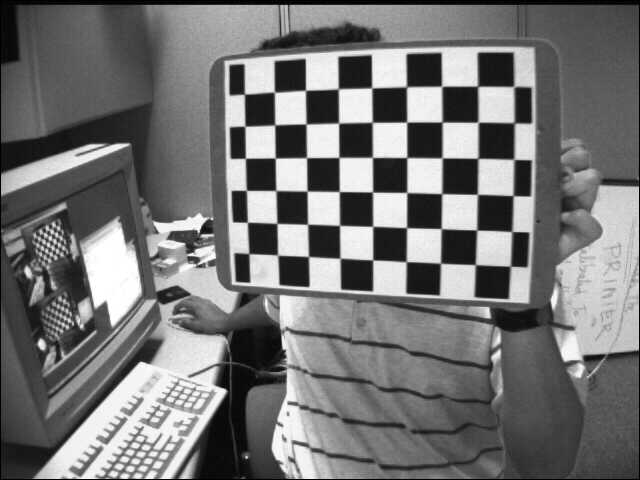
#> input picture Task1/Chestboard_data/left01.jpg, 640 x 480 px; the run also reads 1 picture not shown here
$ jupyter execute --allow-errors 01_calibration.ipynb
#> lines starting #> are read from the running program, lines starting #| are printed output that depends on the picture; after the words box and inside, x2 and y2 are one past the last pixel; in counts of white or black regions, pixels touching at a corner belong together
### src/task1/calibration.py
"""Task 1.1 - Image formation and camera calibration.

Pinhole camera model (see notebook 01):

    s * [u, v, 1]^T = K [R | t] [X, Y, Z, 1]^T

    K = [[fx,  0, cx],
         [ 0, fy, cy],
         [ 0,  0,  1]]

All functions take / return numpy arrays (BGR uint8 images) and plain
python types / dicts, so they can be reused by the Gradio app (Task 3).
No plotting and no printing happens in this module.
"""

from __future__ import annotations

import json
from pathlib import Path
from typing import Dict, List, Optional, Tuple

import cv2
import numpy as np

# Stop criteria used for the sub-pixel refinement of the corners.
_SUBPIX_CRITERIA = (cv2.TERM_CRITERIA_EPS + cv2.TERM_CRITERIA_MAX_ITER, 30, 0.001)


# ----------------------------------------------------------------------
# 1. Finding the chessboard corners
# ----------------------------------------------------------------------
def make_object_points(pattern_size: Tuple[int, int], square_size: float = 1.0) -> np.ndarray:
    """Build the 3D coordinates of the chessboard corners in the board frame.

    The board lies in the plane Z = 0, the first corner is the origin.

    Args:
        pattern_size: (columns, rows) of INNER corners, e.g. (9, 6).
        square_size: side of one square (any unit; translation vectors
            returned by the calibration will be in the same unit).

    Returns:
        Array of shape (cols*rows, 3), float32.
    """
    cols, rows = pattern_size
    points = np.zeros((rows * cols, 3), np.float32)
    # mgrid gives all (x, y) integer grid positions; we fill X and Y only.
    points[:, :2] = np.mgrid[0:cols, 0:rows].T.reshape(-1, 2)
    return points * square_size


def find_chessboard_corners(
    img: np.ndarray, pattern_size: Tuple[int, int] = (9, 6)
) -> Tuple[bool, Optional[np.ndarray]]:
    """Detect the inner chessboard corners and refine them to sub-pixel accuracy.

    Args:
        img: BGR (or grayscale) uint8 image.
        pattern_size: (columns, rows) of inner corners.

    Returns:
        (found, corners). corners has shape (N, 1, 2) float32, or None if
        the pattern was not found.
    """
    gray = cv2.cvtColor(img, cv2.COLOR_BGR2GRAY) if img.ndim == 3 else img
    found, corners = cv2.findChessboardCorners(gray, pattern_size)
    if not found:
        return False, None
    # cornerSubPix moves each corner to the exact saddle point of the intensity.
    corners = cv2.cornerSubPix(gray, corners, (11, 11), (-1, -1), _SUBPIX_CRITERIA)
    return True, corners


def draw_corners(img: np.ndarray, pattern_size: Tuple[int, int], corners: np.ndarray) -> np.ndarray:
    """Return a copy of `img` with the detected corners drawn (rainbow lines)."""
    vis = img.copy()
    cv2.drawChessboardCorners(vis, pattern_size, corners, True)
    return vis


# ----------------------------------------------------------------------
# 2. Calibration
# ----------------------------------------------------------------------
def calibrate_camera(
    object_points: List[np.ndarray],
    image_points: List[np.ndarray],
    image_size: Tuple[int, int],
) -> Dict:
    """Run cv2.calibrateCamera and compute per-image reprojection errors.

    Args:
        object_points: list of (N, 3) float32 arrays (one per image).
        image_points: list of (N, 1, 2) float32 arrays (one per image).
        image_size: (width, height) of the images.

    Returns:
        dict with keys: K (3x3), dist (1D array k1,k2,p1,p2,k3), rvecs,
        tvecs, rms (OpenCV overall RMS), per_image_errors (list of float,
        mean pixel distance per image), mean_error (float).
    """
    rms, K, dist, rvecs, tvecs = cv2.calibrateCamera(
        object_points, image_points, image_size, None, None
    )
    errors = reprojection_errors(object_points, image_points, K, dist, rvecs, tvecs)
    return {
        "K": K,
        "dist": dist.ravel(),
        "rvecs": rvecs,
        "tvecs": tvecs,
        "rms": float(rms),
        "per_image_errors": errors,
        "mean_error": float(np.mean(errors)),
    }


def reprojection_errors(object_points, image_points, K, dist, rvecs, tvecs) -> List[float]:
    """Mean Euclidean pixel error between detected and re-projected corners, per image."""
    errors = []
    for obj, img_pts, rvec, tvec in zip(object_points, image_points, rvecs, tvecs):
        projected, _ = cv2.projectPoints(obj, rvec, tvec, K, dist)
        # Distance between each detected corner and where the model says it should be.
        dist_px = np.linalg.norm(img_pts.reshape(-1, 2) - projected.reshape(-1, 2), axis=1)
        errors.append(float(dist_px.mean()))
    return errors


def calibrate_from_folder(
    folder: str | Path,
    pattern_size: Tuple[int, int] = (9, 6),
    square_size: float = 1.0,
    pattern: str = "left*.jpg",
) -> Dict:
    """Load all images matching `pattern` in `folder` and calibrate the camera.

    Images where the chessboard is not found are skipped (and listed).

    Returns:
        dict from `calibrate_camera` plus: image_size, used_files,
        skipped_files, object_points, image_points, pattern_size, square_size.
    """
    files = sorted(Path(folder).glob(pattern))
    obj_template = make_object_points(pattern_size, square_size)
    obj_pts, img_pts, used, skipped = [], [], [], []
    image_size = None

    for f in files:
        img = cv2.imread(str(f))
        if img is None:
            skipped.append(f.name)
            continue
        image_size = (img.shape[1], img.shape[0])  # (width, height)
        found, corners = find_chessboard_corners(img, pattern_size)
        if found:
            obj_pts.append(obj_template)
            img_pts.append(corners)
            used.append(f.name)
        else:
            skipped.append(f.name)

    if len(used) < 3:
        raise ValueError(f"Need at least 3 usable images, found {len(used)} in {folder}")

    result = calibrate_camera(obj_pts, img_pts, image_size)
    result.update(
        image_size=image_size,
        used_files=used,
        skipped_files=skipped,
        object_points=obj_pts,
        image_points=img_pts,
        pattern_size=pattern_size,
        square_size=square_size,
    )
    return result


# ----------------------------------------------------------------------
# 3. Pinhole model written by hand
# ----------------------------------------------------------------------
def project_points_pinhole(
    X: np.ndarray, K: np.ndarray, R: np.ndarray, t: np.ndarray
) -> np.ndarray:
    """Project 3D world points to pixels with the pinhole model x = K [R|t] X.

    No lens distortion is modelled here (compare with cv2.projectPoints
    using dist = 0 to verify).

    Args:
        X: (N, 3) world points.
        K: (3, 3) intrinsic matrix.
        R: (3, 3) rotation matrix (world -> camera).
        t: (3,) or (3, 1) translation vector.

    Returns:
        (N, 2) pixel coordinates.
    """
    X = np.asarray(X, dtype=np.float64).reshape(-1, 3)
    t = np.asarray(t, dtype=np.float64).reshape(3, 1)
    X_cam = R @ X.T + t              # world -> camera coordinates, shape (3, N)
    x_hom = K @ X_cam                # camera -> homogeneous pixel coords (s*u, s*v, s)
    return (x_hom[:2] / x_hom[2]).T  # perspective divide by the depth s


def check_pinhole_against_opencv(
    object_points: np.ndarray, K: np.ndarray, rvec: np.ndarray, tvec: np.ndarray
) -> float:
    """Max pixel difference between our manual projection and cv2.projectPoints (no distortion)."""
    R, _ = cv2.Rodrigues(rvec)  # rotation vector -> 3x3 matrix
    manual = project_points_pinhole(object_points, K, R, tvec)
    reference, _ = cv2.projectPoints(object_points, rvec, tvec, K, np.zeros(5))
    return float(np.abs(manual - reference.reshape(-1, 2)).max())


# ----------------------------------------------------------------------
# 4. Undistortion
# ----------------------------------------------------------------------
def undistort_image(
    img: np.ndarray, K: np.ndarray, dist: np.ndarray, alpha: float = 0.0
) -> np.ndarray:
    """Remove lens distortion from an image.

    Args:
        img: BGR uint8 image.
        K: 3x3 intrinsic matrix.
        dist: distortion coefficients (k1, k2, p1, p2, k3).
        alpha: 0 = crop to valid pixels only (no black borders),
               1 = keep all source pixels (black borders appear).

    Returns:
        Undistorted image, same size as the input.
    """
    h, w = img.shape[:2]
    new_K, _roi = cv2.getOptimalNewCameraMatrix(K, dist, (w, h), alpha, (w, h))
    return cv2.undistort(img, K, dist, None, new_K)


def undistort_points(
    points: np.ndarray, K: np.ndarray, dist: np.ndarray, image_size: Tuple[int, int], alpha: float = 0.0
) -> np.ndarray:
    """Move pixel coordinates to where they land in `undistort_image(..., alpha)`.

    Args:
        points: (N, 2) pixel coordinates in the distorted image.
        image_size: (width, height).

    Returns:
        (N, 2) pixel coordinates in the undistorted image.
    """
    new_K, _roi = cv2.getOptimalNewCameraMatrix(K, dist, image_size, alpha, image_size)
    pts = np.asarray(points, dtype=np.float64).reshape(-1, 1, 2)
    # P=new_K re-projects the normalised undistorted points back to pixels.
    return cv2.undistortPoints(pts, K, dist, P=new_K).reshape(-1, 2)


def line_deviation(points: np.ndarray) -> float:
    """Max perpendicular distance (pixels) of points from the line through the first and last point.

    A row of chessboard corners is a straight line in the real world, so after a
    correct undistortion this number should become smaller.
    """
    pts = np.asarray(points, dtype=np.float64).reshape(-1, 2)
    p0, p1 = pts[0], pts[-1]
    direction = (p1 - p0) / np.linalg.norm(p1 - p0)
    normal = np.array([-direction[1], direction[0]])  # unit vector perpendicular to the line
    return float(np.abs((pts - p0) @ normal).max())


# ----------------------------------------------------------------------
# 5. Save / load (human readable JSON)
# ----------------------------------------------------------------------
def save_calibration(
    path: str | Path,
    K: np.ndarray,
    dist: np.ndarray,
    image_size: Tuple[int, int],
    rms: float,
    extra: Optional[Dict] = None,
) -> None:
    """Save calibration results to a readable JSON file."""
    K = np.asarray(K, dtype=float)
    data = {
        "image_size_wh": [int(image_size[0]), int(image_size[1])],
        "camera_matrix": K.tolist(),
        "fx": K[0, 0], "fy": K[1, 1], "cx": K[0, 2], "cy": K[1, 2],
        "distortion_coefficients": dict(
            zip(["k1", "k2", "p1", "p2", "k3"], np.asarray(dist, float).ravel().tolist())
        ),
        "rms_reprojection_error_px": float(rms),
    }
    if extra:
        data.update(extra)
    Path(path).parent.mkdir(parents=True, exist_ok=True)
    Path(path).write_text(json.dumps(data, indent=2), encoding="utf-8")


def load_calibration(path: str | Path) -> Dict:
    """Load a JSON written by `save_calibration`.

    Returns:
        dict with K (3x3 array), dist (1D array), image_size (w, h), rms, raw (full dict).
    """
    data = json.loads(Path(path).read_text(encoding="utf-8"))
    return {
        "K": np.array(data["camera_matrix"], dtype=np.float64),
        "dist": np.array(list(data["distortion_coefficients"].values()), dtype=np.float64),
        "image_size": tuple(data["image_size_wh"]),
        "rms": data["rms_reprojection_error_px"],
        "raw": data,
    }

### Task1/01_calibration.ipynb
# Task 1.1 - Image Formation and Camera Calibration

**Module:** FCVG101 Introduction to Computer Vision

## Objective
* Understand how a 3D point becomes a 2D pixel (pinhole camera model).
* Estimate the **intrinsic parameters** `K` and the **lens distortion** of a camera from photos of a chessboard (`cv2.calibrateCamera`).
* Measure the quality of the calibration (reprojection error) and **undistort** images.

Data: the OpenCV sample images `left01..left14.jpg` (a 9 x 6 inner-corner chessboard, 640 x 480 pixels). There is no `left10` in the original set.

## Theory (short)

**Pinhole model.** A world point `X = (X, Y, Z)` is first moved into the camera frame with the *extrinsics* (rotation `R`, translation `t`), then projected onto the image with the *intrinsics* `K`:

$$ s \begin{bmatrix} u \\ v \\ 1 \end{bmatrix} = K \, [R \mid t] \begin{bmatrix} X \\ Y \\ Z \\ 1 \end{bmatrix}, \qquad
K = \begin{bmatrix} f_x & 0 & c_x \\ 0 & f_y & c_y \\ 0 & 0 & 1 \end{bmatrix} $$

* `fx, fy` - focal length in **pixels** (focal length divided by pixel size). Nearly equal when pixels are square.
* `cx, cy` - principal point (where the optical axis hits the image), normally close to the image centre (320, 240 here).
* `s` - the depth `Z` in the camera frame; dividing by it is the *perspective divide*.

**Lens distortion.** Real lenses bend straight lines. OpenCV models it with
radial terms `k1, k2, k3` (barrel / pincushion: `x_d = x (1 + k1 r^2 + k2 r^4 + k3 r^6)`) and tangential terms `p1, p2` (lens not perfectly parallel to the sensor).

**Calibration idea (Zhang's method).** The chessboard corners have known 3D positions (a flat grid, Z = 0). Their detected 2D positions in several views give many equations; `cv2.calibrateCamera` solves for `K`, the distortion and the pose of the board in each view by minimising the **reprojection error** (distance in pixels between detected and re-projected corners).

[cell 1]
# --- Setup: find the project root (the folder that contains "src") and import our modules ---
import sys
from pathlib import Path

ROOT = Path.cwd().resolve()
while not (ROOT / "src").is_dir() and ROOT != ROOT.parent:
    ROOT = ROOT.parent          # walk up until we find the folder that has "src"
sys.path.insert(0, str(ROOT))

import cv2
import numpy as np
import pandas as pd
import matplotlib.pyplot as plt

from src.task1.results import update_results

TASK1 = ROOT / "Task1"
OUT = TASK1 / "outputs"
OUT.mkdir(exist_ok=True)
RESULTS_JSON = OUT / "task1_results.json"   # all key numbers are collected here

def show(ax, img, title="", cmap=None):
    """Show an OpenCV image (BGR or gray) on a matplotlib axis."""
    if img.ndim == 3:
        img = cv2.cvtColor(img, cv2.COLOR_BGR2RGB)   # matplotlib expects RGB
        ax.imshow(img)
    else:
        ax.imshow(img, cmap=cmap or "gray", vmin=0 if img.dtype == np.uint8 else None,
                  vmax=255 if img.dtype == np.uint8 else None)
    ax.set_title(title, fontsize=10)
    ax.axis("off")

print("Project root:", ROOT.name)

from src.task1.calibration import (
    find_chessboard_corners, draw_corners, calibrate_from_folder, calibrate_camera,
    project_points_pinhole, check_pinhole_against_opencv, undistort_image, undistort_points,
    line_deviation, save_calibration, load_calibration,
)

PATTERN = (9, 6)       # inner corners (columns, rows) of the OpenCV sample chessboard
SQUARE = 1.0           # square size: unknown for this dataset, so 1 unit = 1 square
DATA = TASK1 / "Chestboard_data"

## Step 1 - Detect the chessboard corners
`cv2.findChessboardCorners` finds the 9 x 6 inner corners, then `cv2.cornerSubPix` refines them to **sub-pixel** accuracy (important: calibration accuracy depends on it). We verify the pattern size on two images.

[cell 2]
fig, axes = plt.subplots(1, 2, figsize=(12, 4.5))
for ax, name in zip(axes, ["left01.jpg", "left12.jpg"]):
    img = cv2.imread(str(DATA / name))
#> img is the input picture: shape (480, 640, 3); min 0, max 255, mean 116.6
    found, corners = find_chessboard_corners(img, PATTERN)
#> in find_chessboard_corners, `found, corners = cv2.findChessboardCorners(gray, pattern_size)`: found = True; corners = 54 rows, first 8: [244.5, 94.33], [274.6, 92.24], [305.5, 90.4], [338.4, 88.84], [371.6, 87.98], [406.8, 86.92], [441.6, 86.37], [477.6, 86.38]
#> in find_chessboard_corners, `corners = cv2.cornerSubPix(gray, corners, (11, 11), (-1, -1), _SUBPIX_..`: corners = 54 rows, first 8: [244.4, 94.14], [274.4, 92.21], [305.5, 90.32], [338.3, 88.79], [371.7, 87.87], [406.5, 86.71], [441.6, 86.25], [477.6, 86.22]
#> found = True
    print(f"{name}: image {img.shape[1]}x{img.shape[0]}, pattern {PATTERN} found = {found}, corners = {len(corners)}")
#| left01.jpg: image 640x480, pattern (9, 6) found = True, corners = 54
    show(ax, draw_corners(img, PATTERN, corners), f"{name} - {len(corners)} corners")
#> in draw_corners, `cv2.drawChessboardCorners(vis, pattern_size, corners, True)`:
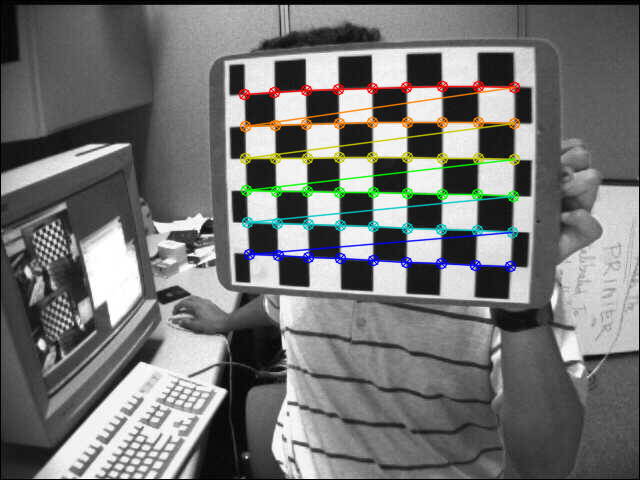
#> vis: shape (480, 640, 3); 4.21% of pixels changed, all inside (x1, y1, x2, y2) = (238, 80, 521, 273)
plt.tight_layout()
plt.savefig(OUT / "calib_corners.png", dpi=120, bbox_inches="tight")
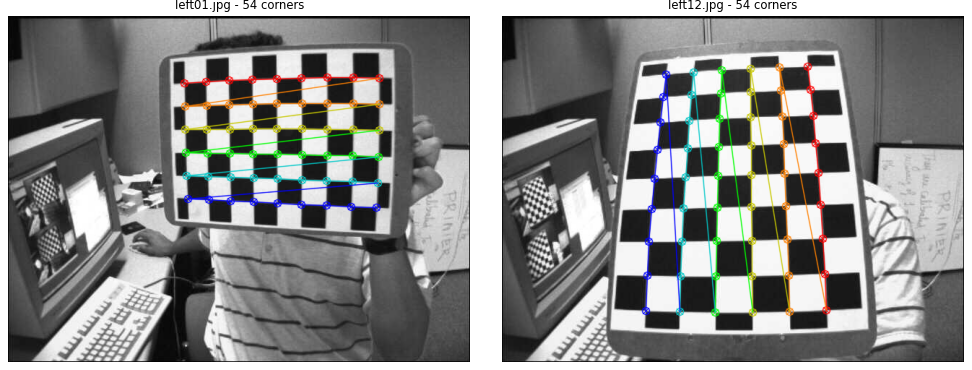
#> figure drawn by matplotlib, 2 panels
plt.show()

## Step 2 - Calibrate the camera
`calibrate_from_folder` loops over `left*.jpg`, detects the corners, builds the 3D board points (`Z = 0`, one unit per square) and calls `cv2.calibrateCamera`. We print `K`, the distortion coefficients, the overall **RMS** reported by OpenCV and our own **mean reprojection error** (average pixel distance per corner).

[cell 3]
calib = calibrate_from_folder(DATA, PATTERN, SQUARE, pattern="left*.jpg")
#> in find_chessboard_corners (call 3), `found, corners = cv2.findChessboardCorners(gray, pattern_size)`: corners = 54 rows, first 8: [244.5, 94.33], [274.6, 92.24], [305.5, 90.4], [338.4, 88.84], [371.6, 87.98], [406.8, 86.92], [441.6, 86.37], [477.6, 86.38]
#> in find_chessboard_corners (call 3), `corners = cv2.cornerSubPix(gray, corners, (11, 11), (-1, -1), _SUBPIX_..`: corners = 54 rows, first 8: [244.4, 94.14], [274.4, 92.21], [305.5, 90.32], [338.3, 88.79], [371.7, 87.87], [406.5, 86.71], [441.6, 86.25], [477.6, 86.22]
#> in calibrate_from_folder, `found, corners = find_chessboard_corners(img, pattern_size)`: found = True
K, dist = calib["K"], calib["dist"]
fx, fy, cx, cy = K[0, 0], K[1, 1], K[0, 2], K[1, 2]

print("Images used   :", len(calib["used_files"]), "| skipped:", calib["skipped_files"])
print("Image size    :", calib["image_size"], "(width, height)")
print("Intrinsic matrix K =\n", np.round(K, 3))
print(f"fx = {fx:.2f} px, fy = {fy:.2f} px, cx = {cx:.2f} px, cy = {cy:.2f} px")
print("Distortion  k1, k2, p1, p2, k3 =", np.round(dist, 5))
print(f"RMS reprojection error (OpenCV)  : {calib['rms']:.4f} px")
print(f"Mean reprojection error (ours)   : {calib['mean_error']:.4f} px")

## Step 3 - Reprojection error per image
A good calibration has errors well below 1 pixel. An image with a clearly larger bar (blurry, board at a steep angle, imprecise corners) is a candidate to remove and re-calibrate.

[cell 4]
errors = calib["per_image_errors"]
names = [n.replace(".jpg", "") for n in calib["used_files"]]

plt.figure(figsize=(9, 3.8))
plt.bar(names, errors, color="#4C78A8")
plt.axhline(calib["mean_error"], color="crimson", ls="--", label=f"mean = {calib['mean_error']:.3f} px")
plt.ylabel("mean reprojection error (px)")
plt.title("Reprojection error per calibration image")
plt.xticks(rotation=45)
plt.legend()
plt.tight_layout()
plt.savefig(OUT / "calib_reproj_error.png", dpi=120, bbox_inches="tight")
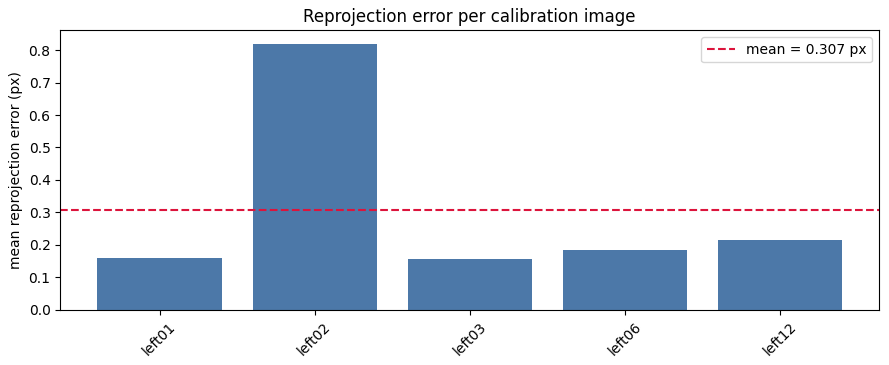
#> figure drawn by matplotlib, 1 panel; tallest bar 0.82 high, from x = 0.6 to 1.4
#> (the rest of the program and of its run is left out)
